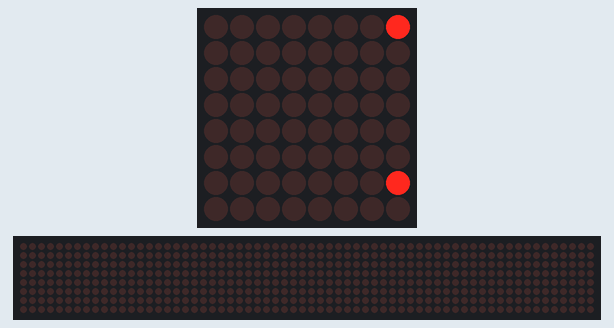
This program was run on a simulated Raspberry Pi (BCM pin numbers). Shown: 8×8 LED matrix, a strip that is not on the board, showing the scrolling text unrolled. The 64×8 strip is a reading aid, not a part: it shows the text the matrix is scrolling, unrolled, one strip-width of it at a time; what the program prints to the terminal is not drawn. At 8.1 s the program stops and its outputs stay as they are.

Above: at 0.16 s.
At 1.06 s:
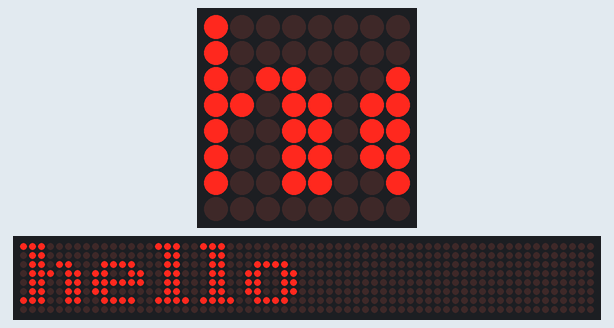
At 2.06 s:
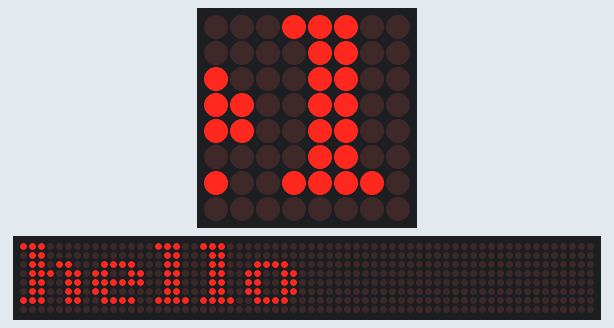
At 4.06 s:
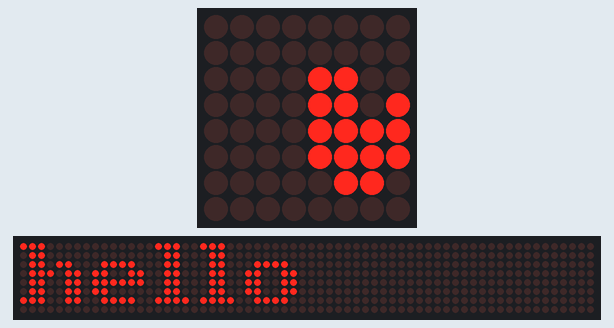
At 6.06 s:
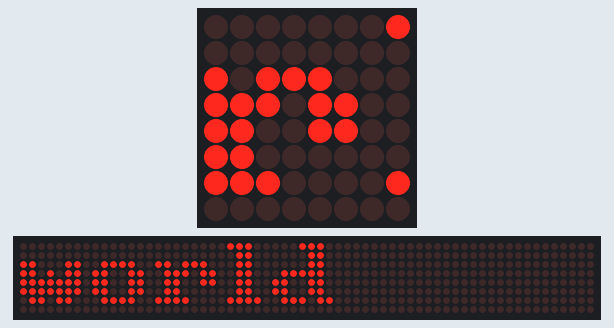
At 8.01 s:
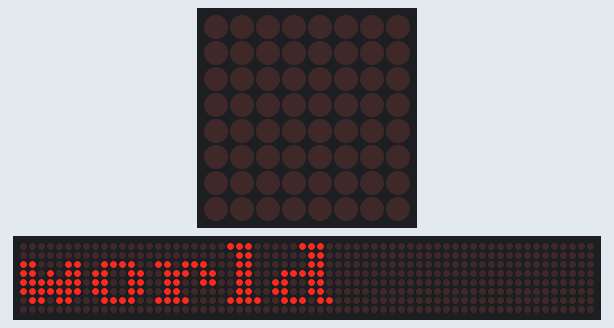

The program:

Bai3_1.py
```python
import re
import time
from luma.led_matrix.device import max7219
from luma.core.interface.serial import spi, noop
from luma.core.render import canvas
from luma.core.virtual import viewport
from luma.core.legacy import text, show_message
from luma.core.legacy.font import proportional, CP437_FONT, TINY_FONT, SINCLAIR_FONT, LCD_FONT


def main(cascaded, block_orientation, rotate):

    # create matrix device
    serial = spi(port=0, device=0, gpio=noop())
    device = max7219(serial, cascaded=cascaded,
                     block_orientation=block_orientation, rotate=rotate)
    device.contrast(20)
    # debugging purpose
    print("[-] Matrix initialized")
    # print hello world on the matrix display
    msg = "hello world"
    # debugging purpose
    print("[-] Printing: %s" % msg)
    show_message(device, msg, fill="white",
                 font=proportional(CP437_FONT), scroll_delay=0.1)


if __name__ == "__main__":
    try:
        main(cascaded=1, block_orientation=-90, rotate=0)
    except KeyboardInterrupt:
        pass
```
